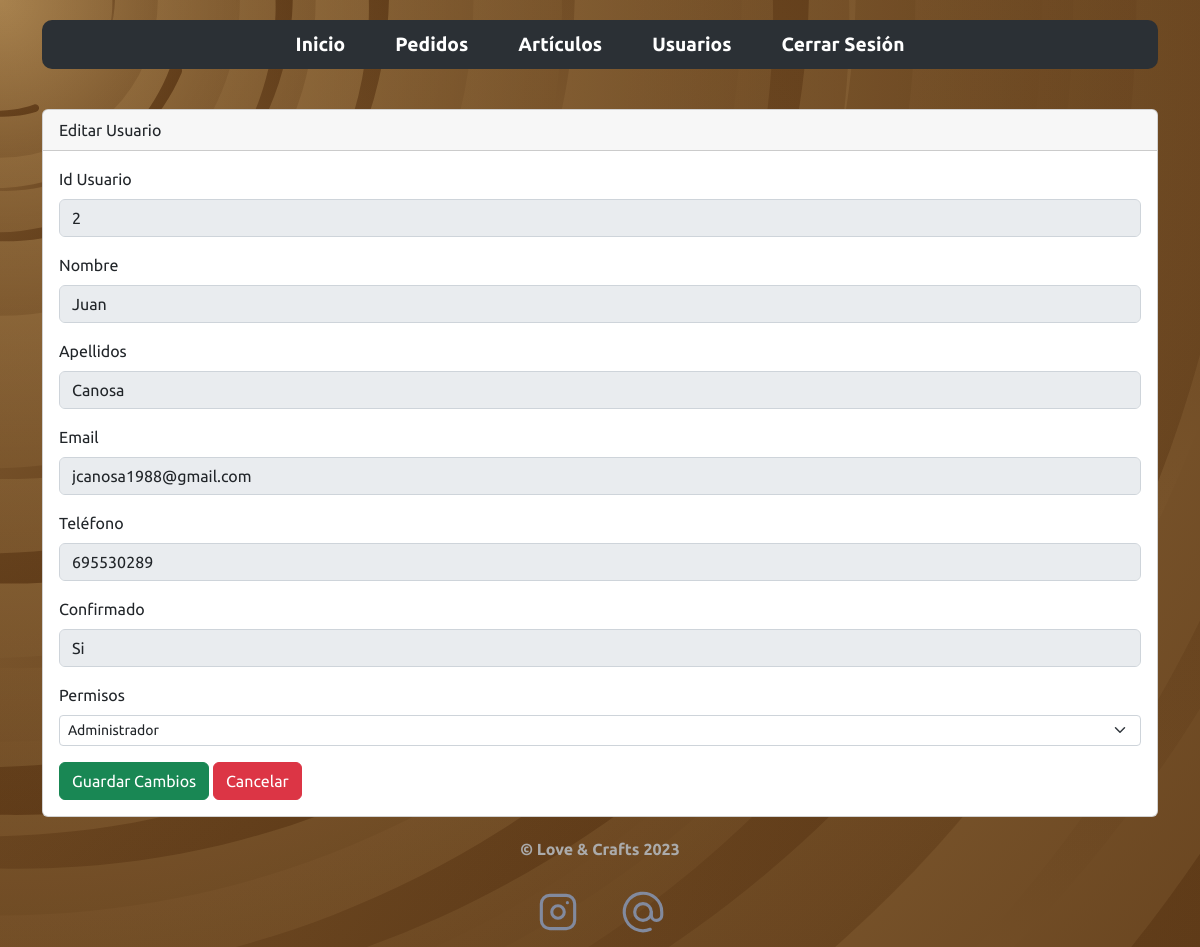
Page /views/admin/usuarios/editar.php?id=2&permisos=1 (signed in) on the committed database.
### tables this page shows
CREATE TABLE `usuarios` (
  `id` int(11) NOT NULL,
  `nombre` varchar(60) NOT NULL,
  `apellidos` varchar(60) NOT NULL,
  `email` varchar(30) NOT NULL,
  `password` varchar(60) NOT NULL,
  `telefono` varchar(9) NOT NULL,
  `confirmado` int(1) NOT NULL,
  `permisos` int(1) NOT NULL,
  `validador` varchar(15) NOT NULL
);

### model/Cons_Usuarios.php (called while the page is built, shortened)
<?php
class Cons_Usuarios
{
    public function getUsuario($id)
    {
        $db = new Db;
        $conexion = $db->crearConexion();
        $sql = 'SELECT id, nombre, apellidos, email, telefono, confirmado, permisos, validador FROM usuarios WHERE id=' . $id;
        $resultado = mysqli_query($conexion, $sql);
        if (mysqli_num_rows($resultado) > 0) {
            return $resultado;
        } else {
            echo 'Error al Seleccionar un Usuario';
        }
    }
}

### controller/Usuarios.php (the view, shortened to what this page needs)
<?php
include_once __DIR__ . '../../model/Cons_Usuarios.php';
class Usuarios
{
    public function mostrarUnUsuario($id)
    {
        $consultas = new Cons_Usuarios();
        $datos = $consultas->getUsuario($id);
        if (is_string($datos)) {
            echo $datos;
        } else {
            while ($fila = mysqli_fetch_assoc($datos)) {
                $filaConfirmado = '';
                if ($fila["confirmado"] == 1) {
                    $filaConfirmado = 'Si';
                } else {
                    $filaConfirmado = 'No';
                }
                echo "<div class='mb-3'>\n
                        <label for='idUsuario' class='form-label'>Id Usuario</label>\n
                        <input type='number' class='form-control' name='idUsuario' id='idUsuario' value=" . $fila['id'] . " disabled>\n
                        <input type='hidden' value=" . $fila['id'] . " name='idUsuario' id='idUsuario'>\n
                    </div>\n
                    <div class='mb-3'>\n
                        <label for='nombreUsuario' class='form-label'>Nombre</label>\n
                        <input type='text' class='form-control' name='nombreUsuario' id='nombreUsuario' value=" . $fila['nombre'] . " disabled>\n
                    </div>\n
                    <div class='mb-3'>\n
                        <label for='apellidosUsuario' class='form-label'>Apellidos</label>\n
                        <input type='text' class='form-control' name='apellidosUsuario' id='apellidosUsuario' value=" . $fila['apellidos'] . " disabled>\n
                    </div>\n
                    <div class='mb-3'>\n
                        <label for='emailUsuario' class='form-label'>Email</label>\n
                        <input type='email' class='form-control' name='emailUsuario' id='emailUsuario' value=" . $fila['email'] . " disabled>\n
                    </div>\n
                    <div class='mb-3'>\n
                        <label for='telefonoUsuario' class='form-label'>Teléfono</label>\n
                        <input type='tel' class='form-control' name='telefonoUsuario' id='telefonoUsuario' value=" . $fila['telefono'] . " disabled>\n
                    </div>\n
                    <div class='mb-3'>\n
                        <label for='confirmadoUsuario' class='form-label'>Confirmado</label>\n
                        <input type='text' class='form-control' name='confirmadoUsuario' id='confirmadoUsuario' value=" . $filaConfirmado . " disabled>\n
                    </div>\n
                    <div class='mb-3'>\n
                        <label for='permisosUsuario' class='form-label'>Permisos</label>\n
                        <select class='form-select form-select-sm' name='permisosUsuario' id='permisosUsuario'>\n";
                            if ($fila["permisos"] === "0") {
                                echo "
                                        <option selected value='0'>Usuario</option>
                                        <option value='1'>Administrador</option>
                                    </select>\n
                                </div>";
                            } else {
                                echo "
                                        <option value='0'>Usuario</option>
                                        <option selected value='1'>Administrador</option>
                                    </select>\n
                                </div>";
                            }
            }
        }
    }
}

### css/fondo.css (style rules this page uses)
body { background-color: #5B3715; background-attachment: fixed; background-size: cover; }

### css/estilos.css (style rules this page uses)
* { font-family: 'Ubuntu', sans-serif; }

### rows in the picture
usuarios: idUsuario "2", emailUsuario "jcanosa1988@gmail.com", telefonoUsuario "695530289", confirmadoUsuario "Si", permisosUsuario "Administrador"
